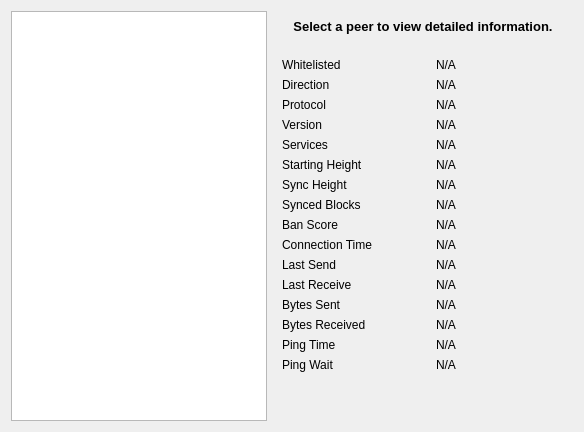
     <widget class="QWidget" name="tab_peers">
      <attribute name="title">
       <string>&amp;Peers</string>
      </attribute>
      <layout class="QGridLayout" name="gridLayout_2">
       <item row="0" column="0" rowspan="2">
        <widget class="QTableView" name="peerWidget">
         <property name="horizontalScrollBarPolicy">
          <enum>Qt::ScrollBarAsNeeded</enum>
         </property>
         <property name="sortingEnabled">
          <bool>true</bool>
         </property>
         <attribute name="horizontalHeaderHighlightSections">
          <bool>false</bool>
         </attribute>
        </widget>
       </item>
       <item row="0" column="1">
        <widget class="QLabel" name="peerHeading">
         <property name="sizePolicy">
          <sizepolicy hsizetype="Preferred" vsizetype="Minimum">
           <horstretch>0</horstretch>
           <verstretch>0</verstretch>
          </sizepolicy>
         </property>
         <property name="minimumSize">
          <size>
           <width>300</width>
           <height>32</height>
          </size>
         </property>
         <property name="font">
          <font>
           <pointsize>10</pointsize>
           <weight>75</weight>
           <bold>true</bold>
          </font>
         </property>
         <property name="cursor">
          <cursorShape>IBeamCursor</cursorShape>
         </property>
         <property name="text">
          <string>Select a peer to view detailed information.</string>
         </property>
         <property name="alignment">
          <set>Qt::AlignCenter</set>
         </property>
         <property name="wordWrap">
          <bool>true</bool>
         </property>
         <property name="textInteractionFlags">
          <set>Qt::LinksAccessibleByMouse|Qt::TextSelectableByKeyboard|Qt::TextSelectableByMouse</set>
         </property>
        </widget>
       </item>
       <item row="1" column="1">
        <widget class="QWidget" name="detailWidget" native="true">
         <property name="minimumSize">
          <size>
           <width>300</width>
           <height>0</height>
          </size>
         </property>
         <layout class="QGridLayout" name="gridLayout_3">
          <item row="0" column="0">
	   <widget class="QLabel" name="label_30">
            <property name="text">
             <string>Whitelisted</string>
            </property>
           </widget>
          </item>
          <item row="0" column="2">
           <widget class="QLabel" name="peerWhitelisted">
            <property name="cursor">
             <cursorShape>IBeamCursor</cursorShape>
            </property>
            <property name="text">
             <string>N/A</string>
            </property>
            <property name="textFormat">
             <enum>Qt::PlainText</enum>
            </property>
            <property name="textInteractionFlags">
             <set>Qt::LinksAccessibleByMouse|Qt::TextSelectableByKeyboard|Qt::TextSelectableByMouse</set>
            </property>
           </widget>
          </item>
          <item row="1" column="0">
           <widget class="QLabel" name="label_23">
            <property name="text">
             <string>Direction</string>
            </property>
           </widget>
          </item>
          <item row="1" column="2">
           <widget class="QLabel" name="peerDirection">
            <property name="cursor">
             <cursorShape>IBeamCursor</cursorShape>
            </property>
            <property name="text">
             <string>N/A</string>
            </property>
            <property name="textFormat">
             <enum>Qt::PlainText</enum>
            </property>
            <property name="textInteractionFlags">
             <set>Qt::LinksAccessibleByMouse|Qt::TextSelectableByKeyboard|Qt::TextSelectableByMouse</set>
            </property>
           </widget>
          </item>
          <item row="2" column="0">
           <widget class="QLabel" name="label_21">
            <property name="text">
             <string>Protocol</string>
            </property>
           </widget>
          </item>
          <item row="2" column="2">
           <widget class="QLabel" name="peerVersion">
            <property name="cursor">
             <cursorShape>IBeamCursor</cursorShape>
            </property>
            <property name="text">
             <string>N/A</string>
            </property>
            <property name="textFormat">
             <enum>Qt::PlainText</enum>
            </property>
            <property name="textInteractionFlags">
             <set>Qt::LinksAccessibleByMouse|Qt::TextSelectableByKeyboard|Qt::TextSelectableByMouse</set>
            </property>
           </widget>
          </item>
          <item row="3" column="0">
           <widget class="QLabel" name="label_28">
            <property name="text">
             <string>Version</string>
            </property>
           </widget>
          </item>
          <item row="3" column="2">
           <widget class="QLabel" name="peerSubversion">
            <property name="cursor">
             <cursorShape>IBeamCursor</cursorShape>
            </property>
            <property name="text">
             <string>N/A</string>
            </property>
            <property name="textFormat">
             <enum>Qt::PlainText</enum>
            </property>
            <property name="textInteractionFlags">
             <set>Qt::LinksAccessibleByMouse|Qt::TextSelectableByKeyboard|Qt::TextSelectableByMouse</set>
            </property>
           </widget>
          </item>
          <item row="4" column="0">
           <widget class="QLabel" name="label_4">
            <property name="text">
             <string>Services</string>
            </property>
           </widget>
          </item>
          <item row="4" column="2">
           <widget class="QLabel" name="peerServices">
            <property name="cursor">
             <cursorShape>IBeamCursor</cursorShape>
            </property>
            <property name="text">
             <string>N/A</string>
            </property>
            <property name="textFormat">
             <enum>Qt::PlainText</enum>
            </property>
            <property name="textInteractionFlags">
             <set>Qt::LinksAccessibleByMouse|Qt::TextSelectableByKeyboard|Qt::TextSelectableByMouse</set>
            </property>
           </widget>
          </item>
          <item row="5" column="0">
           <widget class="QLabel" name="label_29">
            <property name="text">
             <string>Starting Height</string>
            </property>
           </widget>
          </item>
          <item row="5" column="2">
           <widget class="QLabel" name="peerHeight">
            <property name="cursor">
             <cursorShape>IBeamCursor</cursorShape>
            </property>
            <property name="text">
             <string>N/A</string>
            </property>
            <property name="textFormat">
             <enum>Qt::PlainText</enum>
            </property>
            <property name="textInteractionFlags">
             <set>Qt::LinksAccessibleByMouse|Qt::TextSelectableByKeyboard|Qt::TextSelectableByMouse</set>
            </property>
           </widget>
          </item>
          <item row="6" column="0">
           <widget class="QLabel" name="label_27">
            <property name="text">
             <string>Sync Height</string>
            </property>
           </widget>
          </item>
          <item row="6" column="2">
           <widget class="QLabel" name="peerSyncHeight">
            <property name="cursor">
             <cursorShape>IBeamCursor</cursorShape>
            </property>
            <property name="text">
             <string>N/A</string>
            </property>
            <property name="textFormat">
             <enum>Qt::PlainText</enum>
            </property>
            <property name="textInteractionFlags">
             <set>Qt::LinksAccessibleByMouse|Qt::TextSelectableByKeyboard|Qt::TextSelectableByMouse</set>
            </property>
           </widget>
          </item>
          <item row="7" column="0">
	   <widget class="QLabel" name="label_25">
             <property name="text">
              <string>Synced Blocks</string>
             </property>
            </widget>
          </item>
          <item row="7" column="2">
           <widget class="QLabel" name="peerCommonHeight">
            <property name="cursor">
             <cursorShape>IBeamCursor</cursorShape>
            </property>
            <property name="text">
             <string>N/A</string>
            </property>
            <property name="textFormat">
             <enum>Qt::PlainText</enum>
            </property>
            <property name="textInteractionFlags">
             <set>Qt::LinksAccessibleByMouse|Qt::TextSelectableByKeyboard|Qt::TextSelectableByMouse</set>
            </property>
           </widget>
          </item>
          <item row="8" column="0">
           <widget class="QLabel" name="label_24">
            <property name="text">
             <string>Ban Score</string>
            </property>
           </widget>
          </item>
          <item row="8" column="2">
           <widget class="QLabel" name="peerBanScore">
            <property name="cursor">
             <cursorShape>IBeamCursor</cursorShape>
            </property>
            <property name="text">
             <string>N/A</string>
            </property>
            <property name="textFormat">
             <enum>Qt::PlainText</enum>
            </property>
            <property name="textInteractionFlags">
             <set>Qt::LinksAccessibleByMouse|Qt::TextSelectableByKeyboard|Qt::TextSelectableByMouse</set>
            </property>
           </widget>
          </item>
          <item row="9" column="0">
           <widget class="QLabel" name="label_22">
            <property name="text">
             <string>Connection Time</string>
            </property>
           </widget>
          </item>
          <item row="9" column="2">
           <widget class="QLabel" name="peerConnTime">
            <property name="cursor">
             <cursorShape>IBeamCursor</cursorShape>
            </property>
            <property name="text">
             <string>N/A</string>
            </property>
            <property name="textFormat">
             <enum>Qt::PlainText</enum>
            </property>
            <property name="textInteractionFlags">
             <set>Qt::LinksAccessibleByMouse|Qt::TextSelectableByKeyboard|Qt::TextSelectableByMouse</set>
            </property>
           </widget>
          </item>
          <item row="10" column="0">
           <widget class="QLabel" name="label_15">
            <property name="text">
             <string>Last Send</string>
            </property>
           </widget>
          </item>
          <item row="10" column="2">
           <widget class="QLabel" name="peerLastSend">
            <property name="cursor">
             <cursorShape>IBeamCursor</cursorShape>
            </property>
            <property name="text">
             <string>N/A</string>
            </property>
            <property name="textFormat">
             <enum>Qt::PlainText</enum>
            </property>
            <property name="textInteractionFlags">
             <set>Qt::LinksAccessibleByMouse|Qt::TextSelectableByKeyboard|Qt::TextSelectableByMouse</set>
            </property>
           </widget>
          </item>
          <item row="11" column="0">
           <widget class="QLabel" name="label_19">
            <property name="text">
             <string>Last Receive</string>
            </property>
           </widget>
          </item>
          <item row="11" column="2">
           <widget class="QLabel" name="peerLastRecv">
            <property name="cursor">
             <cursorShape>IBeamCursor</cursorShape>
            </property>
            <property name="text">
             <string>N/A</string>
            </property>
            <property name="textFormat">
             <enum>Qt::PlainText</enum>
            </property>
            <property name="textInteractionFlags">
             <set>Qt::LinksAccessibleByMouse|Qt::TextSelectableByKeyboard|Qt::TextSelectableByMouse</set>
            </property>
           </widget>
          </item>
          <item row="12" column="0">
           <widget class="QLabel" name="label_18">
            <property name="text">
             <string>Bytes Sent</string>
            </property>
           </widget>
          </item>
          <item row="12" column="2">
           <widget class="QLabel" name="peerBytesSent">
            <property name="cursor">
             <cursorShape>IBeamCursor</cursorShape>
            </property>
            <property name="text">
             <string>N/A</string>
            </property>
            <property name="textFormat">
             <enum>Qt::PlainText</enum>
            </property>
            <property name="textInteractionFlags">
             <set>Qt::LinksAccessibleByMouse|Qt::TextSelectableByKeyboard|Qt::TextSelectableByMouse</set>
            </property>
           </widget>
          </item>
          <item row="13" column="0">
           <widget class="QLabel" name="label_20">
            <property name="text">
             <string>Bytes Received</string>
            </property>
           </widget>
          </item>
          <item row="13" column="2">
           <widget class="QLabel" name="peerBytesRecv">
            <property name="cursor">
             <cursorShape>IBeamCursor</cursorShape>
            </property>
            <property name="text">
             <string>N/A</string>
            </property>
            <property name="textFormat">
             <enum>Qt::PlainText</enum>
            </property>
            <property name="textInteractionFlags">
             <set>Qt::LinksAccessibleByMouse|Qt::TextSelectableByKeyboard|Qt::TextSelectableByMouse</set>
            </property>
           </widget>
          </item>
          <item row="14" column="0">
           <widget class="QLabel" name="label_26">
            <property name="text">
             <string>Ping Time</string>
            </property>
           </widget>
          </item>
          <item row="14" column="2">
           <widget class="QLabel" name="peerPingTime">
            <property name="cursor">
             <cursorShape>IBeamCursor</cursorShape>
            </property>
            <property name="text">
             <string>N/A</string>
            </property>
            <property name="textFormat">
             <enum>Qt::PlainText</enum>
            </property>
            <property name="textInteractionFlags">
             <set>Qt::LinksAccessibleByMouse|Qt::TextSelectableByKeyboard|Qt::TextSelectableByMouse</set>
            </property>
           </widget>
          </item>
          <item row="15" column="0">
           <widget class="QLabel" name="peerPingWaitLabel">
            <property name="toolTip">
             <string>The duration of a currently outstanding ping.</string>
            </property>
            <property name="text">
             <string>Ping Wait</string>
            </property>
           </widget>
          </item>
          <item row="15" column="2">
           <widget class="QLabel" name="peerPingWait">
            <property name="cursor">
             <cursorShape>IBeamCursor</cursorShape>
            </property>
            <property name="text">
             <string>N/A</string>
            </property>
            <property name="textFormat">
             <enum>Qt::PlainText</enum>
            </property>
            <property name="textInteractionFlags">
             <set>Qt::LinksAccessibleByMouse|Qt::TextSelectableByKeyboard|Qt::TextSelectableByMouse</set>
            </property>
           </widget>
          </item>
          <item row="16" column="1">
           <spacer name="verticalSpacer_3">
            <property name="orientation">
             <enum>Qt::Vertical</enum>
            </property>
            <property name="sizeHint" stdset="0">
             <size>
              <width>20</width>
              <height>40</height>
             </size>
            </property>
           </spacer>
          </item>
         </layout>
        </widget>
       </item>
      </layout>
     </widget>
